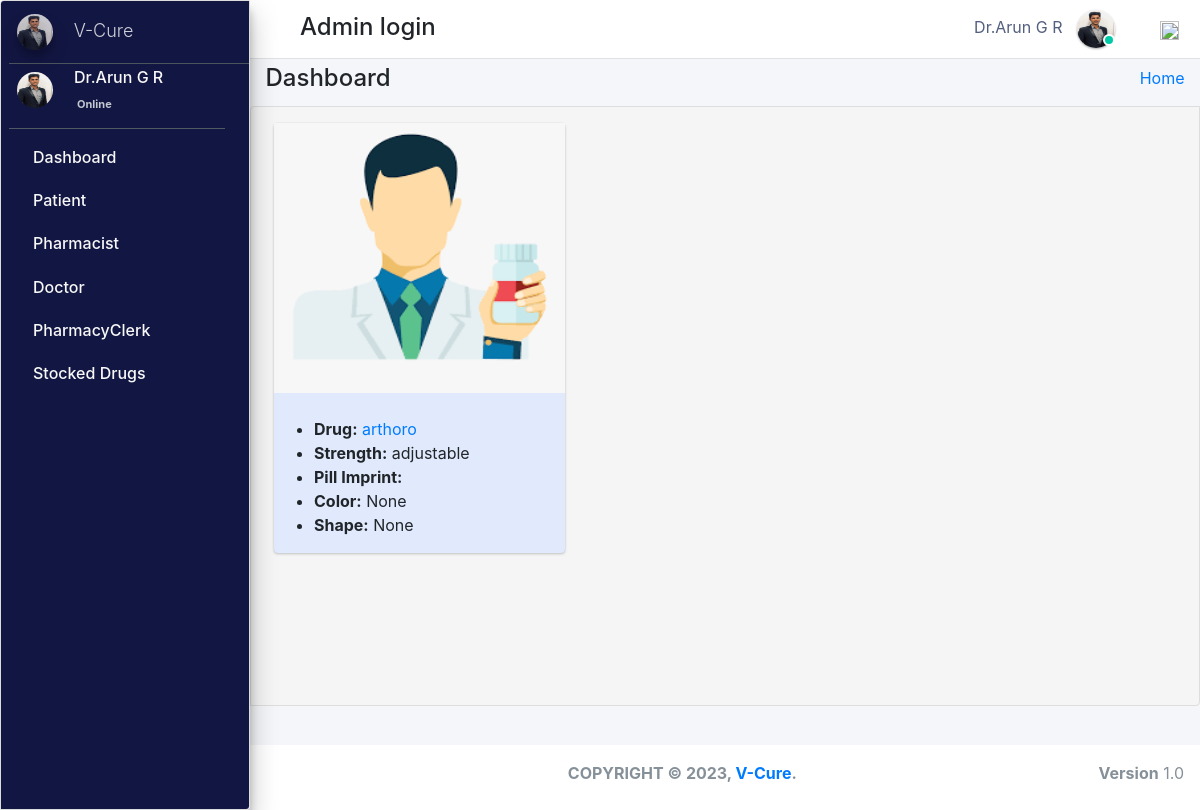
/admin_user/drug_details/35/ (signed in), run on the app's committed database.
### pharmacy/models.py (models this page shows, shortened)
class CustomUser(AbstractUser):
    user_type_data = ((1, "AdminHOD"), (2, "Pharmacist"), (3, "Doctor"), (4, "PharmacyClerk"),(5, "Patients"))
    user_type = models.CharField(default=1, choices=user_type_data, max_length=10)

class AdminHOD(models.Model):
    gender_category=(
        ('Male','Male'),
        ('Female','Female'),
    )
    admin = models.OneToOneField(CustomUser,null=True, on_delete = models.CASCADE)
    emp_no= models.CharField(max_length=100,null=True,blank=True)
    gender=models.CharField(max_length=100,null=True,choices=gender_category)
    mobile=models.CharField(max_length=10,null=True,blank=True)
    address=models.CharField(max_length=300,null=True,blank=True)
    profile_pic=models.ImageField(default="admin.png",null=True,blank=True)
    created_at = models.DateTimeField(auto_now_add=True)
    updated_at = models.DateTimeField(auto_now=True)
    date_employed=models.DateTimeField(auto_now_add=True, auto_now=False)
    objects = models.Manager()

class Stock(models.Model):
    drug_name = models.CharField(max_length=50, blank=True, null=True)
    drug_strength= models.CharField(max_length=10, blank=True, null=True)
    category = models.ForeignKey(Category,null=True,on_delete=models.CASCADE,blank=True)
    batch_no = models.CharField(max_length=50 ,blank=True, null=True)
    hsn_code = models.CharField(max_length=50 ,blank=True, null=True)
    quantity = models.IntegerField(default='0', blank=True, null=True)
    packing = models.IntegerField(default='0', blank=True, null=True)
    market_rate = models.DecimalField(default=0.00, decimal_places=2, max_digits=20, blank=True, null=True)
    trading_rate = models.DecimalField(default=0.00, decimal_places=2, max_digits=20, blank=True, null=True)
    complement = models.IntegerField(default='0', blank=True, null=True)
    receive_quantity = models.IntegerField(default='0', blank=True, null=True)
    manufacture = models.CharField(max_length=50, blank=True, null=True)
    company = models.CharField(max_length=50, blank=True, null=True)
    company_address = models.CharField(max_length=300,null=True,blank=True)
    reorder_level = models.IntegerField(default='0', blank=True, null=True)
    distributor = models.CharField(max_length=50, blank=True, null=True)
    distributor_address = models.CharField(max_length=300,null=True,blank=True)
    drug_color = models.CharField(max_length=50, blank=True, null=True)
    drug_shape = models.CharField(max_length=50, blank=True, null=True)
    last_updated = models.DateTimeField(auto_now_add=False, auto_now=True)
    timestamp = models.DateTimeField(auto_now_add=True, auto_now=False)
    valid_from = models.DateTimeField(blank=True, null=True,default=timezone.now)
    valid_to = models.DateTimeField(blank=False, null=True)
    drug_description=models.TextField(blank=True,max_length=1000,null=True)
    drug_pic=models.ImageField(default="images2.png",null=True,blank=True)
    sgst = models.DecimalField(default=0.00, decimal_places=2, max_digits=20, blank=True, null=True)
    cgst = models.DecimalField(default=0.00, decimal_places=2, max_digits=20, blank=True, null=True)
    discount = models.IntegerField(default='0', blank=True, null=True)
    net_amount = models.DecimalField(default=0.00, decimal_places=2, max_digits=20, blank=True, null=True)
    objects = ExpiredManager()

### pharmacy/HODViews.py (the view)
# urls.py: path('admin_user/drug_details/<str:pk>/', HODViews.drugDetails, name="drug_detail"),
def drugDetails(request,pk):
    stocks=Stock.objects.get(id=pk)
    context={
        "stocks":stocks,
    }
    return render(request,'hod_templates/view_drug.html',context)

### pharmacy/LoginCheckMiddleWare.py (called while the page is built, shortened)
    def process_view(self, request, view_func, view_args, view_kwargs):
        modulename = view_func.__module__
        user = request.user
        if user.is_authenticated:
            if user.user_type == "1":
                if modulename == "pharmacy.HODViews":
                    pass
                elif modulename == "":
                    pass
                elif modulename == "pharmacy.views" or modulename == "django.views.static":
                    pass
                else:
                    pass
            else:
                return redirect("login")
        else:
            if request.path == reverse("login"):
                pass
            else:
                return redirect("login")

### pharmacy/models.py (called while the page is built)
    def get_queryset(self):
        return super().get_queryset().annotate(
            expired=ExpressionWrapper(Q(valid_to__lt=Now()), output_field=BooleanField())
        )

### pharmacy/templates/hod_templates/view_drug.html
{% extends 'hod_templates/base_template.html'%} {% load static %} {% block page_title %}
<h4>Dashboard</h4> {% endblock page_title %} {% block main_content %}
<div class="content">
    <div class="container">
        <div class="col-md-4 mt-3">
            <div class="card " style="  background: #e0eafc !important;
              ">
                <div class="pid-box-1 d-flex justify-content-center" data-pid-imprintid="8011">
                    <img src="{{stocks.drug_pic.url}}" data-orig-height="216" width="343" height="270" alt=" ">
                </div>
                <div class="pid-details pt-4">
                    <ul class="ddc-list-unstyled ">
                        <li><b>Drug:</b> <a href="#" class="imprintdruglink"> {{stocks.drug_name}}</a></li>
                        <li><b>Strength:</b> {{stocks.drug_strength}}</li>
                        <li><b>Pill Imprint:</b> <a href="#"> {{stocks.drug_imprint }}</a></li>
                        <li><b>Color:</b> {{stocks.drug_color}}</li>
                        <li><b>Shape:</b> {{stocks.drug_shape}}</li>
                    </ul>
                </div>
            </div>
        </div>
    </div>
</div>
</div>
{% endblock %}

### pharmacy/templates/hod_templates/base_template.html (shortened to what this page needs)
{% extends 'base_file.html' %} {% block htm %}
<body class="hold-transition sidebar-mini layout-fixed">
    <div class="wrapper">
        <nav class="main-header navbar navbar-expand navbar-white navbar-light">
            <ul class="navbar-nav">
                <li class="nav-item">
                    <a class="nav-link" data-widget="pushmenu" href="#" role="button"></a>
                </li>
            </ul>
            <h4 style="margin-left: 10px; margin-top: 5px;">Admin login </h4>
            <ul class="navbar-nav ml-auto">
                <li class="mx-3">
                    <a href="#" class="sm-submenu-with-image a">
                        <span>{{user.first_name}}  {{user.last_name}}</span>
                        <img src="{{request.user.adminhod.profile_pic.url}}" class="img-circle elevation-1" width="38" height="38" alt="">
                        <span class="avatar-status avatar-sm-status avatar-status-success"></span>
                    </a>
                </li>
                <li class="nav-item dropdown ml-3 low">
                    <a href="#" class="btn btn-outlined btn-black text-muted bg-transparent " data-toggle="dropdown" aria-expanded="false" data-wow-delay="0.7s"><img src="https://img.icons8.com/ios/50/000000/settings.png" width="19" height="19">
                    </a>
                </li>
            </ul>
        </nav>
        {% include 'hod_templates/sidebar.html'%}
        <div class="content-wrapper">
            <div class="content-header">
                <div class="container-fluid">
                    <div class="row ">
                        <div class="col-sm-6">
                            <h1 class="m-0 text-dark">
                                {% block page_title %} {% endblock page_title %}
                            </h1>
                        </div>
                        <div class="col-sm-6 ">
                            <ol class="breadcrumb float-sm-right">
                                <li class="breadcrumb-item"><a href="">Home</a></li>
                            </ol>
                        </div>
                    </div>
                </div>
            </div>
            {% block main_content %} {% endblock main_content %}
        </div>
        {% include 'hod_templates/footer.html'%}
    {% endblock htm %}

### pharmacy/templates/hod_templates/sidebar.html (shortened to what this page needs)
<aside class="main-sidebar sidebar-dark-primary elevation-4">
    <a href="" class="brand-link ml-2">
        <img src="{{request.user.adminhod.profile_pic.url}}" alt="" width="36" height="36" class=" img-circle elevation-3" style="opacity: .8">
        <span class="brand-text font-weight-light mt-1 ml-3 mmust">V-Cure</span>
    </a>
    <div class="sidebar">
        <div class="user-panel mr-3">
            <div class="pull-left image sm-submenu-with-image a ml-2 ">
                <img src="{{request.user.adminhod.profile_pic.url}}" class="img-circle mt-2" width="36" height="36" alt="User Image">
            </div>
            <div class="pull-left info">
                <p>{{user.first_name}} {{user.last_name}}</p>
                <a href="#"> Online</a>
            </div>
        </div>
        <nav class="mt-2">
            <ul class="nav nav-pills nav-sidebar flex-column" data-widget="treeview" role="menu" data-accordion="false">
                <li class="nav-item">
                    <a href="{% url  'admin_dashboard' %}" class="nav-link">
                        <p>
                            Dashboard
                        </p>
                    </a>
                </li>
                <li class="nav-item">
                    <a href="#" class="nav-link">
                        <p>
                            Patient
                        </p>
                    </a>
                </li>
                <li class="nav-item">
                    <a href="#" class="nav-link">
                        <p>
                            Pharmacist
                        </p>
                    </a>
                </li>
                <li class="nav-item">
                    <a href="#" class="nav-link">
                        <p>
                            Doctor
                        </p>
                    </a>
                </li>
                <li class="nav-item">
                    <a href="#" class="nav-link">
                        <p>
                            PharmacyClerk
                        </p>
                    </a>
                </li>
                <li class="nav-item">
                    <a href="#" class="nav-link">
                        <p>
                            Stocked Drugs
                        </p>
                    </a>
                </li>
            </ul>
        </nav>
    </div>
</aside>

### static/css/main.css (style rules this page uses)
html { font-family: sans-serif; line-height: 1.15; -webkit-text-size-adjust: 100%; -webkit-tap-highlight-color: transparent; }
body { overflow-y: hidden; overflow-x: hidden; font-family: -apple-system, BlinkMacSystemFont, "Segoe UI", Roboto, "Helvetica Neue", Arial, "Noto Sans", sans-serif, "Apple Color Emoji", "Segoe UI Emoji", "Segoe UI Symbol", "Noto Color Emoji" !important; }
.content { background-color: #f5f5f5; border: 1px solid #dddddd; border-radius: 4px 0px 4px 0px; left: -1px; padding: 10px 7px 5px; }
.main-sidebar { background: #ffffff; border: 1px solid #dddddd; border-radius: 4px 0px 4px 0px; font-weight: bold; }
.content { height: 75vh; overflow-y: scroll; overflow-x: hidden; }
.main-sidebar { background-color: #121642 !important; color: white !important; }
.main-sidebar p { color: #f8f8f8 !important; font-weight: 500 !important }
.avatar-status { position: absolute; bottom: 12px; right: 75.4px; display: -ms-inline-flexbox; display: inline-flex; -ms-flex-negative: 0; flex-shrink: 0; -ms-flex-pack: center; justify-content: center; -ms-flex-align: center; align-items: center; white-space: nowrap; text-align: center; vertical-align: baseline; font-weight: 600; border: .125rem solid #fff; width: 12px; height: 12px; line-height: 1; font-size: .71094rem; border-radius: 50%; }
.avatar-status-success { color: #fff; background-color: #00c9a7; }
.pull-left { float: left; }
.pull-left { float: left!important; }
.user-panel>.info { padding: 5px 5px 5px 15px; line-height: 1; position: absolute; left: 55px; }
.user-panel>.info>p { font-weight: 600; margin-bottom: 9px; }
p { margin: 0 0 10px; }
.user-panel { padding-bottom: 20px; }
.user-panel:after { clear: both; }
.user-panel:before, .user-panel:after { content: " "; display: table; }
.user-panel>.info>a { text-decoration: none; padding-right: 5px; margin-top: 3px; font-size: 11px; overflow: hidden; white-space: nowrap; }
.mmust { overflow: hidden; white-space: nowrap; font-size: 18px; }
.container-fluid { width: 100%; padding-right: 15px; padding-left: 15px; margin-right: auto; margin-left: auto; }
.row { display: flex; flex-wrap: wrap; margin-right: -15px; margin-left: -15px; }
.d-flex { display: flex !important; z-index: 44; }
.d-flex { display: flex !important; }
.mt-3, .my-3 { margin-top: .75rem !important; }
.img-circle { border-radius: 50%; }
.content-wrapper .content-header { padding: 5px 0.5rem !important; }

### static/css/profile.css (style rules this page uses)
li { list-style-type: none ! }
.navbar-nav span { color: #525f7f !important; margin-right: 10px !important; }
body { font-family: 'Rubik', sans-serif; height: 100% !important; }

### data on the page
CustomUser: first_name "Dr.Arun", last_name "G R", user.adminhod.profile_pic (picture)
Stock: drug_pic (picture), drug_name "arthoro", drug_strength "adjustable", drug_color "None", drug_shape "None"
